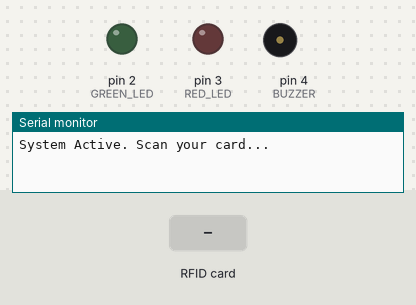
This sketch was run on a simulated Arduino Uno, built with avr-gcc and run on an emulated ATmega328P. On the bench: output pins drawn as LEDs (lit = HIGH), buzzer (waves = sounding, pin HIGH), the last lines printed to the serial monitor. The test bench sets the inputs (shaded band). Pins used as bus, display or sensor lines are not drawn.

Above: at 1.2 s.
1.3 s: RFID card 00 00 00 00 held to the reader
At 1.45 s:
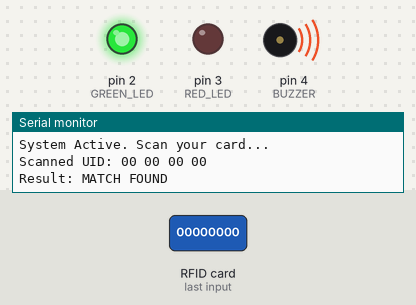
3.1 s: RFID card 5E 7A 19 C4 held to the reader
At 4.0 s:
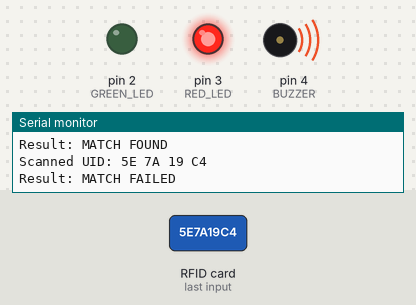
Timing chart, 0 to 6.1 s (numbered marks = the images above; inputs shaded):
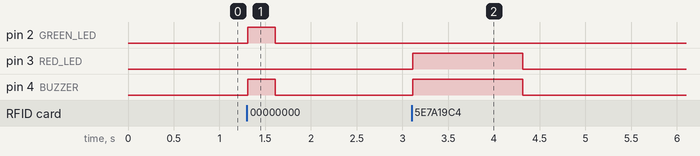

Measured:
- after the input at 1.3 s, pin 2 (GREEN_LED), pin 4 (BUZZER): LOW → HIGH at once, → LOW 0.30 s later
- after the input at 3.1 s, pin 3 (RED_LED), pin 4 (BUZZER): LOW → HIGH at once, → LOW 1.2 s later

The sketch:

rfid_tester.ino
```cpp
#include <SPI.h>
#include <MFRC522.h>

#define SS_PIN 10
#define RST_PIN 9

#define GREEN_LED 2
#define RED_LED 3
#define BUZZER 4

MFRC522 rfid(SS_PIN, RST_PIN);

byte masterCard[] = {0x00, 0x00, 0x00, 0x00}; // REPLACE THIS with your Card UID

void setup() {
  Serial.begin(9600);
  SPI.begin();
  rfid.PCD_Init();

  pinMode(GREEN_LED, OUTPUT);
  pinMode(RED_LED, OUTPUT);
  pinMode(BUZZER, OUTPUT);

  Serial.println("System Active. Scan your card...");
}

void loop() {
  if (!rfid.PICC_IsNewCardPresent() || !rfid.PICC_ReadCardSerial()) return;

  bool isAuthorized = true;
  Serial.print("Scanned UID:");

  for (byte i = 0; i < rfid.uid.size; i++) {
    Serial.print(rfid.uid.uidByte[i] < 0x10 ? " 0" : " ");
    Serial.print(rfid.uid.uidByte[i], HEX);

    // Check scanned byte against masterCard byte
    if (rfid.uid.uidByte[i] != masterCard[i]) {
      isAuthorized = false;
    }
  }
  Serial.println();

  if (isAuthorized) {
    handleSuccess();
  } else {
    handleFailure();
  }

  rfid.PICC_HaltA();
  rfid.PCD_StopCrypto1();
}

void handleSuccess() {
  Serial.println("Result: MATCH FOUND");

  // Light and Beep TOGETHER
  digitalWrite(GREEN_LED, HIGH);
  digitalWrite(BUZZER, HIGH);
  delay(300); // Short beep/light duration      NOTE: 300 = 0.3s adjust if masyadong mabilis
  digitalWrite(GREEN_LED, LOW);
  digitalWrite(BUZZER, LOW);
}

void handleFailure() {
  Serial.println("Result: MATCH FAILED");

  // Light and LONG Beep
  digitalWrite(RED_LED, HIGH);
  digitalWrite(BUZZER, HIGH);
  delay(1200); // Long duration for error       NOTE: 1200 = 1.2s adjust the value na lang ulit
  digitalWrite(RED_LED, LOW);
  digitalWrite(BUZZER, LOW);
}
```
